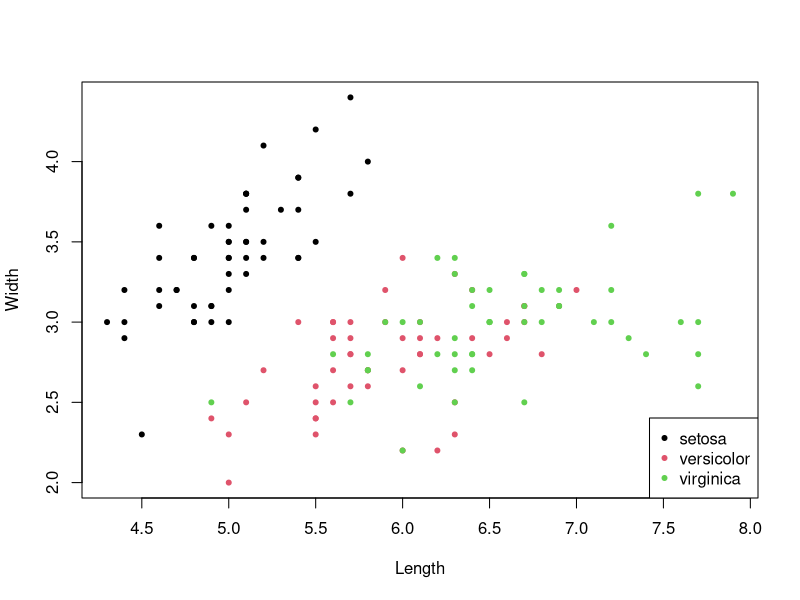
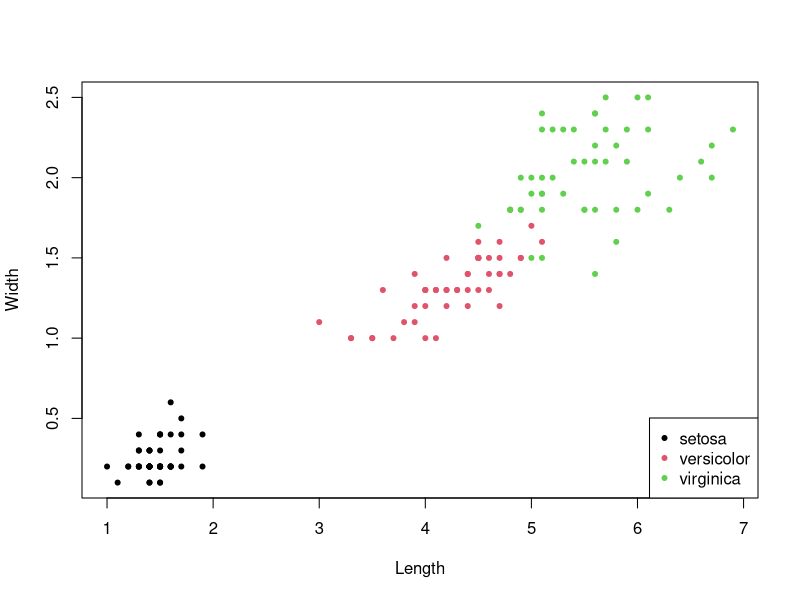

These figures' R source, in order:
## ---- chunk 1
knitr::opts_chunk$set(echo = TRUE)
data("iris")
## ---- chunk 2
summary(iris)
## ---- chunk 3
llen <- iris$Sepal.Length
lwid <- iris$Sepal.Width
## ---- chunk 4
plot(llen, lwid, xlab = "Length", ylab = "Width",
     pch = 20, col = as.numeric(iris$Species))
legend("bottomright", legend = levels(iris$Species), col = 1:3, pch = 20)
## ---- chunk 5
llen <- iris$Petal.Length
lwid <- iris$Petal.Width
## ---- chunk 6
plot(llen, lwid, xlab = "Length", ylab = "Width",
     pch = 20, col = as.numeric(iris$Species))
legend("bottomright", legend = levels(iris$Species), col = 1:3, pch = 20)
